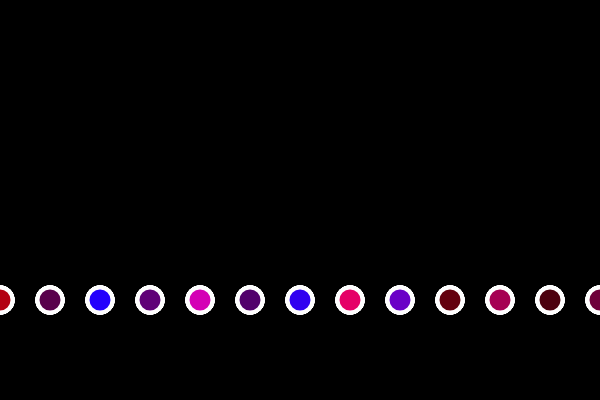
Frame 1 (no input)
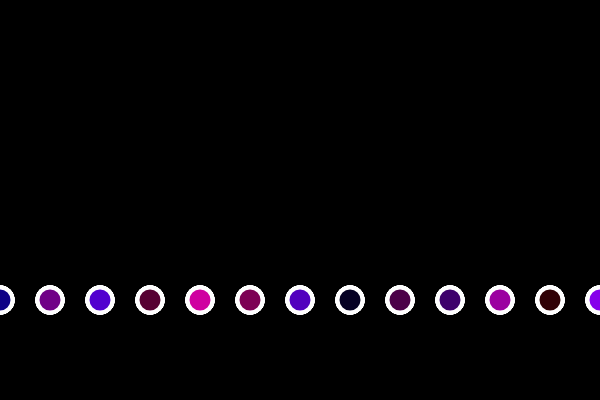
Frame 60 (no input)
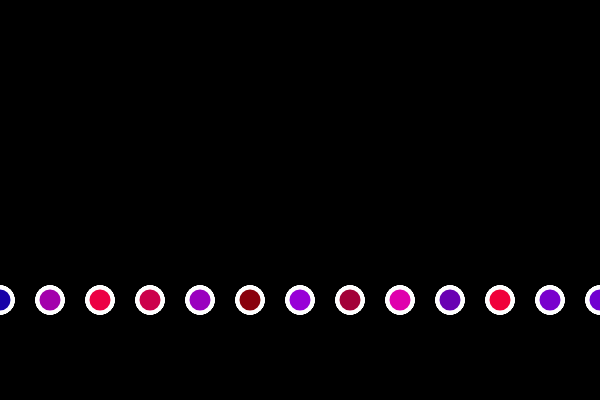
Frame 120 (the mouse pressed at the canvas centre since frame 60)

The p5.js sketch that drew these frames (run headless with seeded random() and noise() and a simulated clock; from frame 60 on, the mouse is pressed at the canvas centre):

// p5.js sketch
// ── sketch.js
// Nested Loops
// Code! Programming with p5.js
// The Coding Train / Daniel Shiffman
// https://thecodingtrain.com/beginners/p5js/4.2-nested-loops.html
// https://youtu.be/1c1_TMdf8b8
// https://editor.p5js.org/codingtrain/sketches/

function setup() {
  createCanvas(600, 400);
}

function draw() {
  background(0);
  strokeWeight(4);
  stroke(255);

  for (var x = 0; x <= width; x += 50) {
    for (var y = 0; y <= height; y += 50) {
      fill(random(255), 0, random(255));
      ellipse(x, 300, 25, 25);
    }
  }
}
